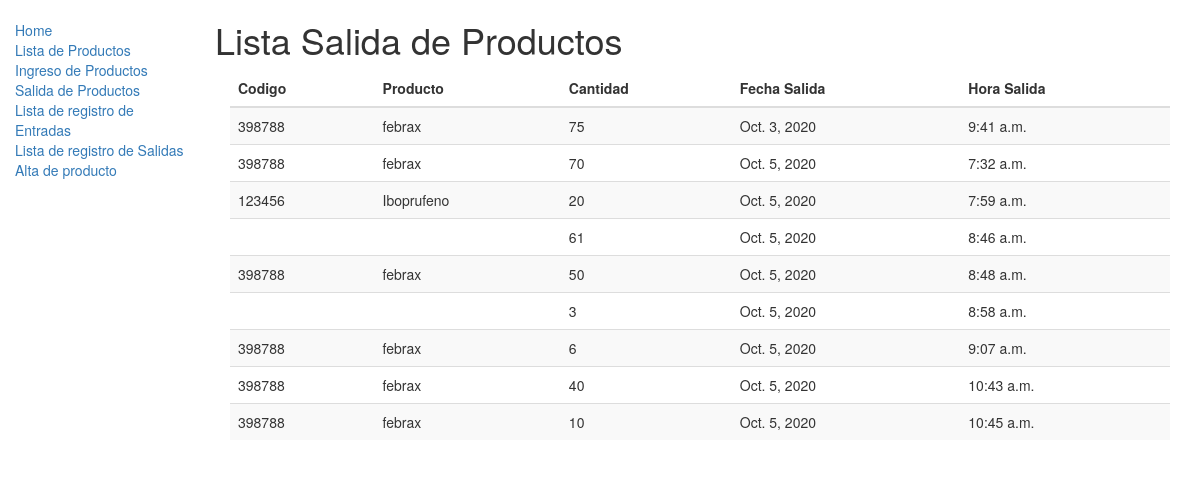
Before: /almacen/lsalidas/ with the older database file.
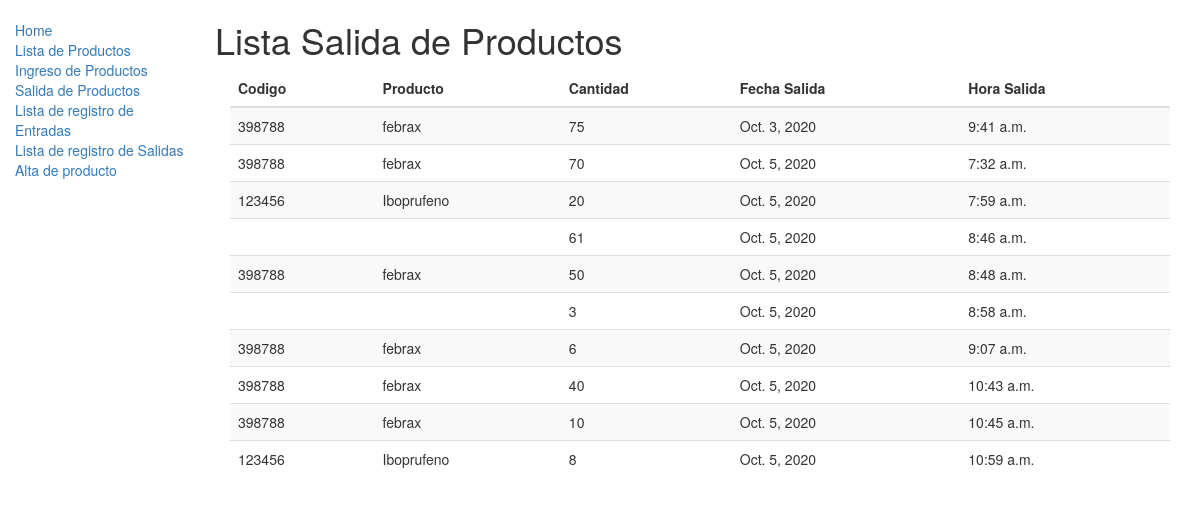
After: the same page with the newer database file.
### almacen/models.py (models this page shows, shortened)
class regSalida(models.Model):
    inventario=models.ForeignKey('Inventario', on_delete=models.CASCADE, null=True)
    cantidad = models.IntegerField(default=0)
    fecha = models.DateField(null=True, blank=True)
    hora=models.TimeField(null=True, blank=True)
    user = models.ForeignKey(User, on_delete=models.SET_NULL, null=True, blank=True)

class Inventario(models.Model):
    producto=models.ForeignKey('Producto', on_delete=models.CASCADE, null=True)
    cantidad=models.IntegerField(default=0)
    codigob = models.CharField(max_length=200)

class Producto(models.Model):
    id = models.UUIDField(primary_key=True, default=uuid.uuid4, help_text="ID único para este libro particular en toda la biblioteca")
    nombre = models.CharField(max_length=200)
    descripcion = models.TextField(max_length=1000,  help_text="Ingrese una breve descripción del producto")
    minimo = models.IntegerField(default=0)
    maximo = models.IntegerField(default=0)

### almacen/views.py (the view)
def SalidaListView(request):
    salida_list = regSalida.objects.select_related('inventario__producto')
    return render(
        request, 'salidas_list.html',
        {'salida_list': salida_list}
    )

### almacen/templates/salidas_list.html
{% extends "base_generic.html" %}
{% block content %}
<h1>Lista Salida de Productos</h1>
{% if salida_list %}
    <div class="container-fluid">
        <table class="table table-striped table-sm" id="my_entrada">
            <thead>
                <tr>
                    <th>Codigo</th>
                    <th>Producto</th>
                    <th>Cantidad</th>
                    <th>Fecha Salida</th>
                    <th>Hora Salida</th>
                </tr>
            </thead>
        <tbody id="my_registro">
    {% for salida in salida_list %}
       <tr>
           <td>{{ salida.inventario.codigob }}</td>
           <td>{{salida.inventario.producto.nombre}}</td>
           <td> {{salida.cantidad}}</td>
           <td>{{salida.fecha}}</td>
           <td>{{salida.hora}}</td>
           </tr>
    {% endfor %}
  </tbody>
  </table>
  </div>
{% else %}
<p>No hay registro de salidas en el almacen.</p>
{% endif %}
{% endblock %}

Changed rows visible on the page:
added regSalida: inventario.codigob "123456", inventario.producto.nombre "Iboprufeno", cantidad "8", fecha "Oct. 5, 2020", hora "10:59 a.m."
